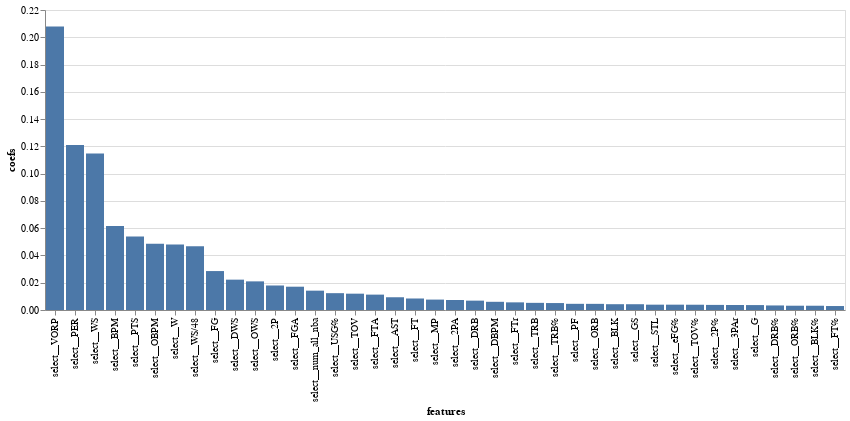

The notebook cell saved with this chart:
### Markdown cell above
We can also view which coefficients made the most impact on the model. We see similar to our logistic regression, VORP was one of the strongest features in prediciting All-NBA status.

### Code cell
import altair as alt
alt.Chart(coef_df_nz[0:40]).mark_bar().encode(
    y='coefs',
    x=alt.Y('features', sort='-y'))

### Figure 1 — Vega-Lite specification as saved in the notebook (floating-point values rounded to 4 significant figures)
{"config": {"view": {"continuousWidth": 400, "continuousHeight": 300}}, "data": {"name": "data-277196feed6130a73ffe8f0cdcfda308"}, "mark": "bar", "encoding": {"x": {"field": "features", "sort": "-y", "type": "nominal"}, "y": {"field": "coefs", "type": "quantitative"}}, "$schema": "https://vega.github.io/schema/vega-lite/v4.17.0.json", "datasets": {"data-277196feed6130a73ffe8f0cdcfda308": [{"coefs": 0.2078, "features": "select__VORP"}, {"coefs": 0.121, "features": "select__PER"}, {"coefs": 0.1148, "features": "select__WS"}, {"coefs": 0.06158, "features": "select__BPM"}, {"coefs": 0.05395, "features": "select__PTS"}, {"coefs": 0.04859, "features": "select__OBPM"}, {"coefs": 0.04794, "features": "select__W"}, {"coefs": 0.0468, "features": "select__WS/48"}, {"coefs": 0.02856, "features": "select__FG"}, {"coefs": 0.02225, "features": "select__DWS"}, {"coefs": 0.021, "features": "select__OWS"}, {"coefs": 0.01797, "features": "select__2P"}, {"coefs": 0.01709, "features": "select__FGA"}, {"coefs": 0.01418, "features": "select__num_all_nba"}, {"coefs": 0.01234, "features": "select__USG%"}, {"coefs": 0.01197, "features": "select__TOV"}, {"coefs": 0.01128, "features": "select__FTA"}, {"coefs": 0.009346, "features": "select__AST"}, {"coefs": 0.008439, "features": "select__FT"}, {"coefs": 0.007636, "features": "select__MP"}, {"coefs": 0.007323, "features": "select__2PA"}, {"coefs": 0.006865, "features": "select__DRB"}, {"coefs": 0.006011, "features": "select__DBPM"}, {"coefs": 0.005606, "features": "select__FTr"}, {"coefs": 0.005243, "features": "select__TRB"}, {"coefs": 0.005093, "features": "select__TRB%"}, {"coefs": 0.004533, "features": "select__PF"}, {"coefs": 0.00451, "features": "select__ORB"}, {"coefs": 0.004255, "features": "select__BLK"}, {"coefs": 0.004242, "features": "select__GS"}, {"coefs": 0.003911, "features": "select__STL"}, {"coefs": 0.003911, "features": "select__eFG%"}, {"coefs": 0.00387, "features": "select__TOV%"}, {"coefs": 0.003739, "features": "select__2P%"}, {"coefs": 0.003647, "features": "select__3PAr"}, {"coefs": 0.003612, "features": "select__G"}, {"coefs": 0.003337, "features": "select__DRB%"}, {"coefs": 0.003147, "features": "select__ORB%"}, {"coefs": 0.003129, "features": "select__BLK%"}, {"coefs": 0.00291, "features": "select__FT%"}]}}
